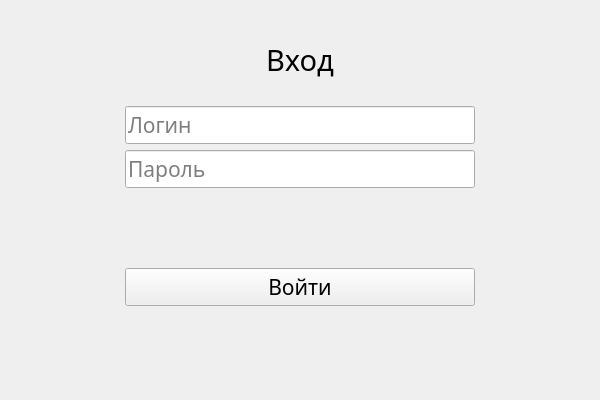
<?xml version="1.0" encoding="UTF-8"?>
<ui version="4.0">
 <class>Dialog</class>
 <widget class="QDialog" name="Dialog">
  <property name="geometry">
   <rect>
    <x>0</x>
    <y>0</y>
    <width>600</width>
    <height>400</height>
   </rect>
  </property>
  <property name="font">
   <font>
    <family>Microsoft YaHei UI Light</family>
   </font>
  </property>
  <property name="windowTitle">
   <string>Вход</string>
  </property>
  <property name="windowIcon">
   <iconset theme="user-available"/>
  </property>
  <layout class="QHBoxLayout" name="horizontalLayout">
   <item>
    <spacer name="horizontalSpacer">
     <property name="orientation">
      <enum>Qt::Orientation::Horizontal</enum>
     </property>
     <property name="sizeHint" stdset="0">
      <size>
       <width>40</width>
       <height>20</height>
      </size>
     </property>
    </spacer>
   </item>
   <item>
    <widget class="QWidget" name="widget" native="true">
     <layout class="QVBoxLayout" name="verticalLayout">
      <item>
       <widget class="QLabel" name="nameLabel">
        <property name="sizePolicy">
         <sizepolicy hsizetype="Preferred" vsizetype="Fixed">
          <horstretch>0</horstretch>
          <verstretch>0</verstretch>
         </sizepolicy>
        </property>
        <property name="minimumSize">
         <size>
          <width>0</width>
          <height>80</height>
         </size>
        </property>
        <property name="font">
         <font>
          <family>Microsoft YaHei UI Light</family>
          <pointsize>22</pointsize>
         </font>
        </property>
        <property name="text">
         <string>Вход</string>
        </property>
        <property name="textFormat">
         <enum>Qt::TextFormat::PlainText</enum>
        </property>
        <property name="alignment">
         <set>Qt::AlignmentFlag::AlignCenter</set>
        </property>
       </widget>
      </item>
      <item>
       <widget class="QLineEdit" name="loginInput">
        <property name="minimumSize">
         <size>
          <width>350</width>
          <height>0</height>
         </size>
        </property>
        <property name="font">
         <font>
          <family>Microsoft YaHei UI Light</family>
          <pointsize>16</pointsize>
         </font>
        </property>
        <property name="inputMask">
         <string/>
        </property>
        <property name="text">
         <string/>
        </property>
        <property name="placeholderText">
         <string>Логин</string>
        </property>
       </widget>
      </item>
      <item>
       <widget class="QLineEdit" name="passInput">
        <property name="font">
         <font>
          <family>Microsoft YaHei UI Light</family>
          <pointsize>16</pointsize>
         </font>
        </property>
        <property name="inputMethodHints">
         <set>Qt::InputMethodHint::ImhHiddenText|Qt::InputMethodHint::ImhNoAutoUppercase|Qt::InputMethodHint::ImhNoPredictiveText|Qt::InputMethodHint::ImhSensitiveData</set>
        </property>
        <property name="echoMode">
         <enum>QLineEdit::EchoMode::Password</enum>
        </property>
        <property name="placeholderText">
         <string>Пароль</string>
        </property>
       </widget>
      </item>
      <item>
       <spacer name="verticalSpacer_3">
        <property name="orientation">
         <enum>Qt::Orientation::Vertical</enum>
        </property>
        <property name="sizeHint" stdset="0">
         <size>
          <width>20</width>
          <height>40</height>
         </size>
        </property>
       </spacer>
      </item>
      <item>
       <widget class="QPushButton" name="loginButton">
        <property name="font">
         <font>
          <family>Microsoft YaHei UI Light</family>
          <pointsize>16</pointsize>
         </font>
        </property>
        <property name="text">
         <string>Войти</string>
        </property>
        <property name="autoDefault">
         <bool>false</bool>
        </property>
        <property name="flat">
         <bool>false</bool>
        </property>
       </widget>
      </item>
      <item>
       <spacer name="verticalSpacer_4">
        <property name="orientation">
         <enum>Qt::Orientation::Vertical</enum>
        </property>
        <property name="sizeHint" stdset="0">
         <size>
          <width>20</width>
          <height>40</height>
         </size>
        </property>
       </spacer>
      </item>
     </layout>
    </widget>
   </item>
   <item>
    <spacer name="horizontalSpacer_2">
     <property name="orientation">
      <enum>Qt::Orientation::Horizontal</enum>
     </property>
     <property name="sizeHint" stdset="0">
      <size>
       <width>40</width>
       <height>20</height>
      </size>
     </property>
    </spacer>
   </item>
  </layout>
 </widget>
 <resources/>
 <connections/>
</ui>
